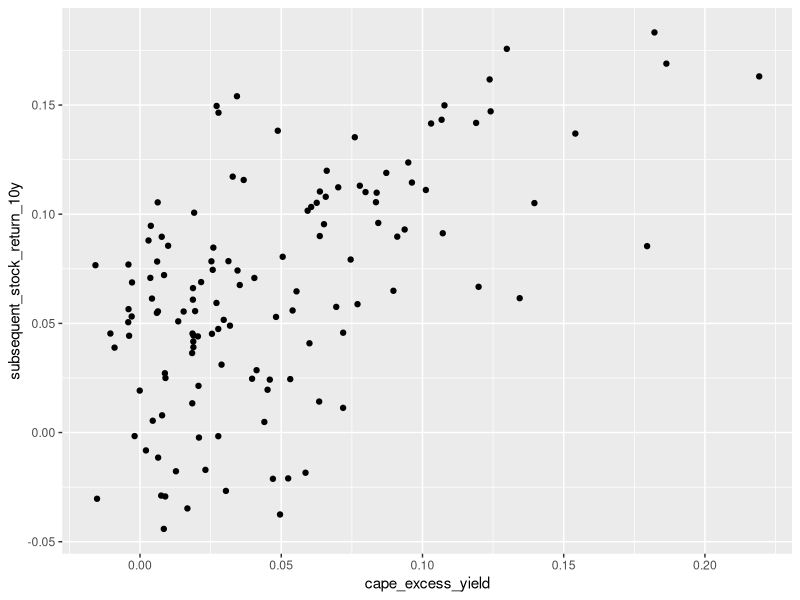

Reproduce this figure in R.
library(dplyr)
library(readr)
library(tidyr)
library(lubridate)
library(ggplot2)

SAMPLE_QUANTILES <- c(0.05, 0.25, 0.5, 0.75, 0.95)

cape_yield_data <- read_csv("shiller_cape.csv")

summarize_cape_yield <- function(cape_yield_data) {
  cape_yield_data %>% 
    summarise(
      pct = sprintf("%d%%", 100*SAMPLE_QUANTILES),
      cape_yield = sprintf("%.2f%%", 100*quantile(cape_excess_yield, SAMPLE_QUANTILES))
    )
}

cape_yield_data %>% 
  filter(!is.na(cape_excess_yield)) %>% 
  group_by(
    period = case_when(
      month >= '1986-01-01' & month <= '2020-12-01' ~ "1986--2020",
      month >= '1951-01-01' & month <= '1985-12-01' ~ "1951--1985",
      month >= '1916-01-01' & month <= '1950-12-01' ~ "1916--1950",
      month >= "1881-01-01" & month <= '1915-12-01' ~ "1881--1915",
      TRUE ~ "Other"
    )
  ) %>% 
  summarize_cape_yield() %>% 
  ungroup() %>% 
  bind_rows(
    cape_yield_data %>%
      filter(month >= '1881-01-01', month <= '2020-12-01') %>% 
      group_by(period = "1881--2020") %>% 
      summarize_cape_yield()
  ) %>% 
  pivot_wider(names_from="pct", values_from="cape_yield") %>% 
  filter(!period == "Other")

cape_yield_data %>% 
  filter(month(month) == 1) %>% 
  ggplot(aes(x = cape_excess_yield, y = subsequent_stock_return_10y)) +
  geom_point()
